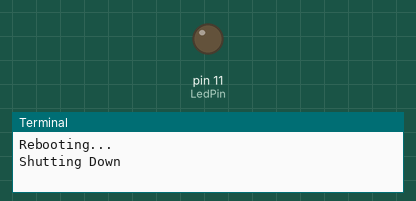
Bench run of a program on a simulated Raspberry Pi (header pin numbers). On the bench: output pins drawn as LEDs (lit = HIGH), the last lines printed to the terminal. At 16.3 s the program stops and its outputs stay as they are.

Above: at 0.1 s.
At 6.1 s:
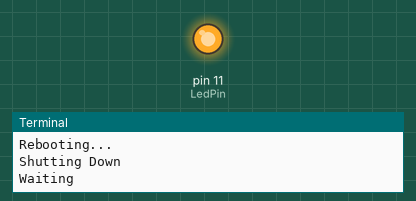
Timing chart, 0 to 17.5 s (numbered marks = the images above):
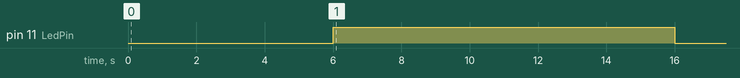

Measured:
- by itself, pin 11 (LedPin): LOW → HIGH at 6.0 s, → LOW 10.0 s later

The program:

reboot.py
```python
#!/usr/bin/python
import RPi.GPIO as GPIO
import time

LedPin = 11

def setup():
  GPIO.setmode(GPIO.BOARD)       # Numbers GPIOs by physical location
  GPIO.setup(LedPin, GPIO.OUT)   # Set LedPin's mode is output
  GPIO.output(LedPin, GPIO.HIGH) # Set LedPin high(+3.3V) to off led

def push():
  GPIO.output(LedPin, GPIO.LOW)

def release():
  GPIO.output(LedPin, GPIO.HIGH)

def reboot():
  print "Rebooting..."
  print "Shutting Down"
  push()
  time.sleep(6)
  release()
  print "Waiting"
  time.sleep(10)
  print "Powering back on"
  push()
  time.sleep(0.3)
  release()

def destroy():
  release()
  GPIO.cleanup()

def main():
  setup()
  reboot()
  destroy()

if __name__ == '__main__':
  main()
```
